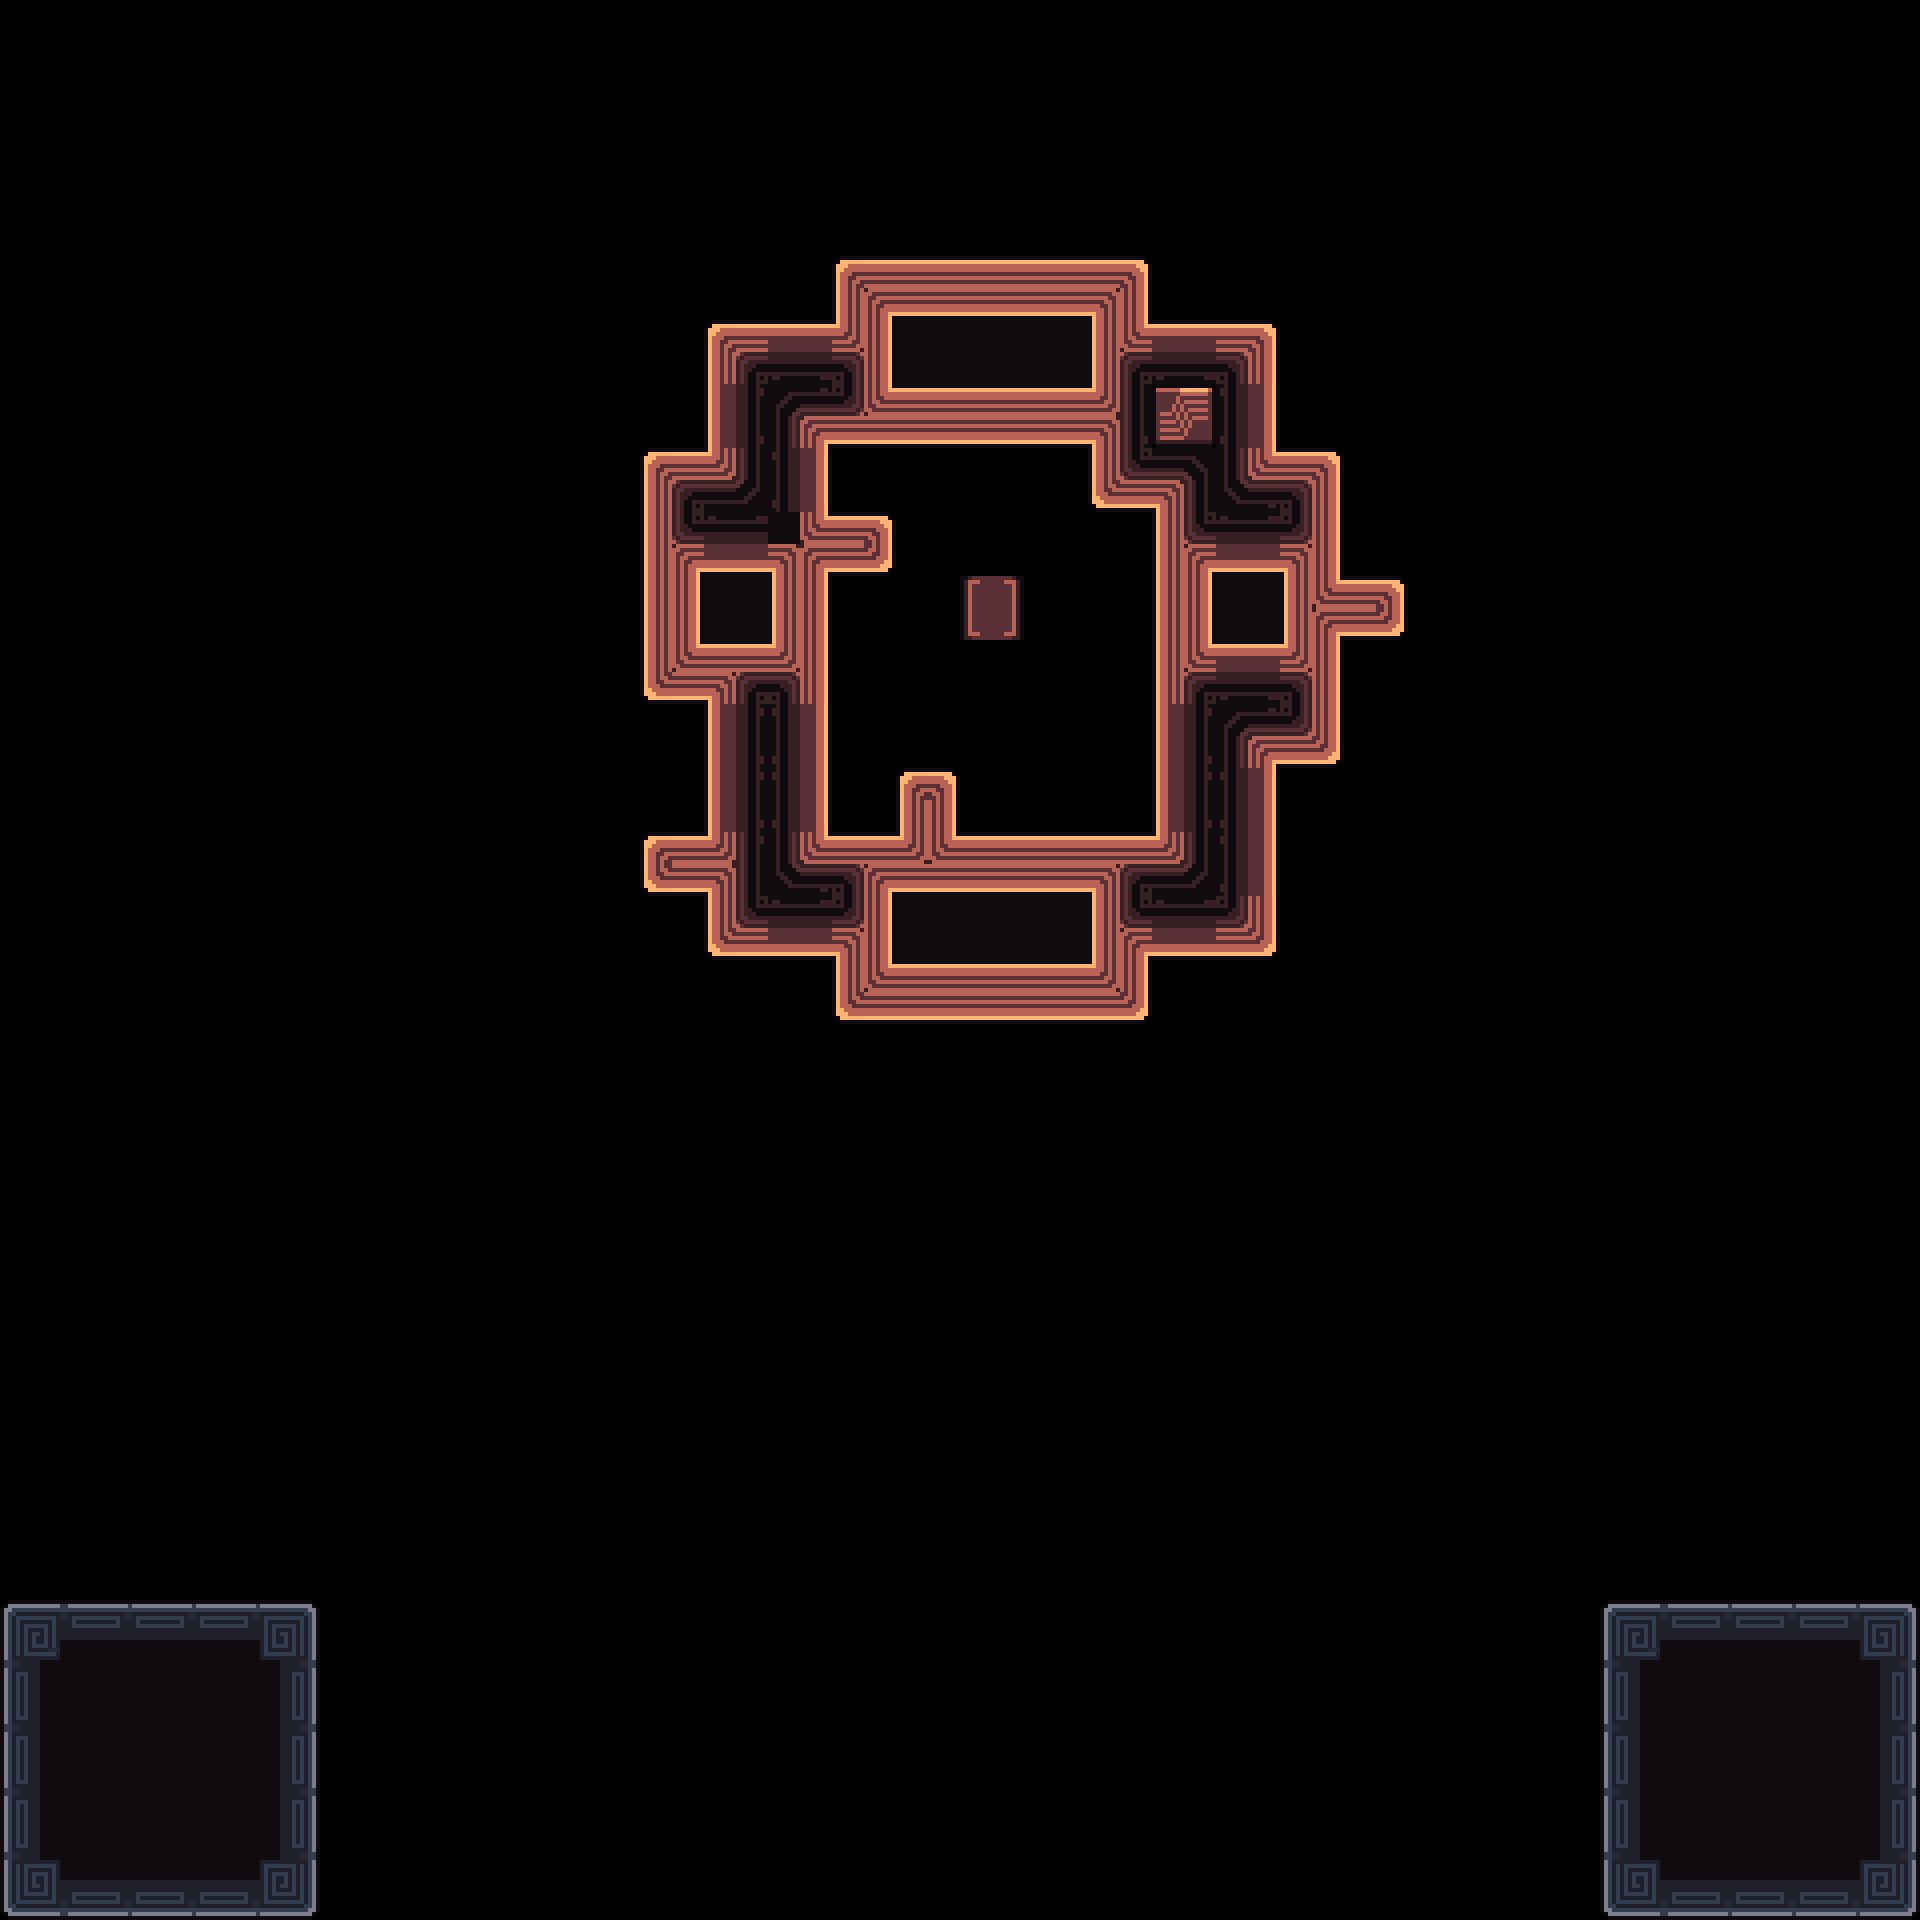

The image is a tile-based game level rendered from a .tmx file. Its description and source (layers, tilesets, objects; grid data summarised) follow:
An orthogonal 30x30 tile map with 64x64 px tiles, 3 tile layers (Decoration, Main, Exit) and 16 objects (8x Spike, 4x 1, Camera1, Camera2, Win, ...).

<map version="1.10" tiledversion="1.11.2" orientation="orthogonal" renderorder="right-down" width="30" height="30" tilewidth="64" tileheight="64" infinite="0" nextlayerid="7" nextobjectid="118">
 <tileset firstgid="1" source="../tilesets/tileset_d.tsx" />
 <objectgroup id="4" name="Triggers">
  <object id="23" name="Camera1" x="960" y="672">
   <point />
  </object>
  <object id="24" name="Camera2" x="704" y="480">
   <point />
  </object>
  <object id="28" name="Win" x="0" y="64" width="1920" height="1216" />
  <object id="29" name="Unactive" x="0" y="1600" width="320" height="320" />
  <object id="117" name="Data" type="1" x="0" y="0" width="63.6932" height="63.6932">
   <properties>
    <property name="bg" value="orange" />
    <property name="level_number" type="int" value="17" />
    <property name="level_unlock" value="16, 18, 23, 21" />
   </properties>
  </object>
 </objectgroup>
 <layer id="3" name="Decoration" width="30" height="30">
  <data>[900 cells, 1 non-empty, 1 distinct tile ids]</data>
 </layer>
 <layer id="1" name="Main" width="30" height="30">
  <data>[900 cells, 101 non-empty, 29 distinct tile ids]</data>
 </layer>
 <layer id="6" name="Exit" width="30" height="30">
  <data>[900 cells, 33 non-empty, 12 distinct tile ids]</data>
 </layer>
 <objectgroup id="2" name="Entities">
  <object id="106" name="Player0" type="1" x="832" y="768" width="63.6932" height="63.6932" />
  <object id="107" name="Battery" type="1" x="960" y="576" width="63.6932" height="63.6932" />
  <object id="108" name="Player1" type="1" x="1088" y="768" width="63.6932" height="63.6932" />
  <object id="109" name="Spike" x="704" y="576" width="63.5" height="63.5" />
  <object id="110" name="Spike" x="1216" y="576" width="63.5" height="63.5" />
  <object id="112" name="Spike" x="960" y="896" width="63.5" height="63.5" />
  <object id="111" name="Spike" x="960" y="320" width="63.5" height="63.5" />
  <object id="113" name="Spike" x="896" y="320" width="63.5" height="63.5" />
  <object id="115" name="Spike" x="896" y="896" width="63.5" height="63.5" />
  <object id="116" name="Spike" x="1024" y="896" width="63.5" height="63.5" />
  <object id="114" name="Spike" x="1024" y="320" width="63.5" height="63.5" />
 </objectgroup>
</map>
